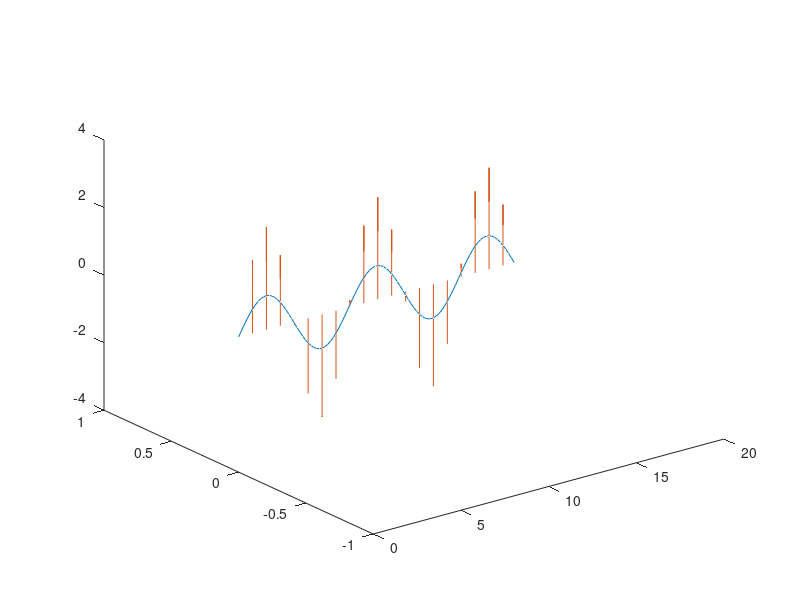

Write MATLAB code to recreate this figure. (Note: this script raises an error after producing the figure.)
% TODO - draw arrow for propagation direction
%      - draw axis orientation
%      - set figure size
%      - save image for given size with high quality

% select number of point plots
n = 100;
num_i = 20;
div = n / num_i;
x = linspace(0,5*pi,n);
i = x(1:div:end);
y = sin(x);
zeroes = zeros(1,n);
z0_quiver = zeroes(1:div:end);
z = sin(x);
z_quiver = z(1:div:end);

%Then plot them
figure
hold on
view(3);
plot3(x,zeroes,z)
q=quiver3(i,z0_quiver,z0_quiver,z0_quiver,z0_quiver,z_quiver)
q.MaxHeadSize = 4;
q.AutoScaleFactor = 0.3;
%q.ShowArrowHead = 'off';
plot3(x,y,zeroes)
q2=quiver3(i,z0_quiver,z0_quiver,z0_quiver,z_quiver,z0_quiver)
q2.MaxHeadSize = 4;
q2.AutoScaleFactor = 0.3;
%q2.ShowArrowHead = 'off';
xlabel('x');
ylabel('y');
zlabel('z');
lims= axis;
plot3(lims(1:2),[0 0],[0 0],'k--') % for x-axis
plot3([0 0],lims(3:4),[0 0],'k--')
plot3([0 0],[0 0],lims(5:6),'k--')
ax = gca;
ax.YDir = 'reverse';

hold off